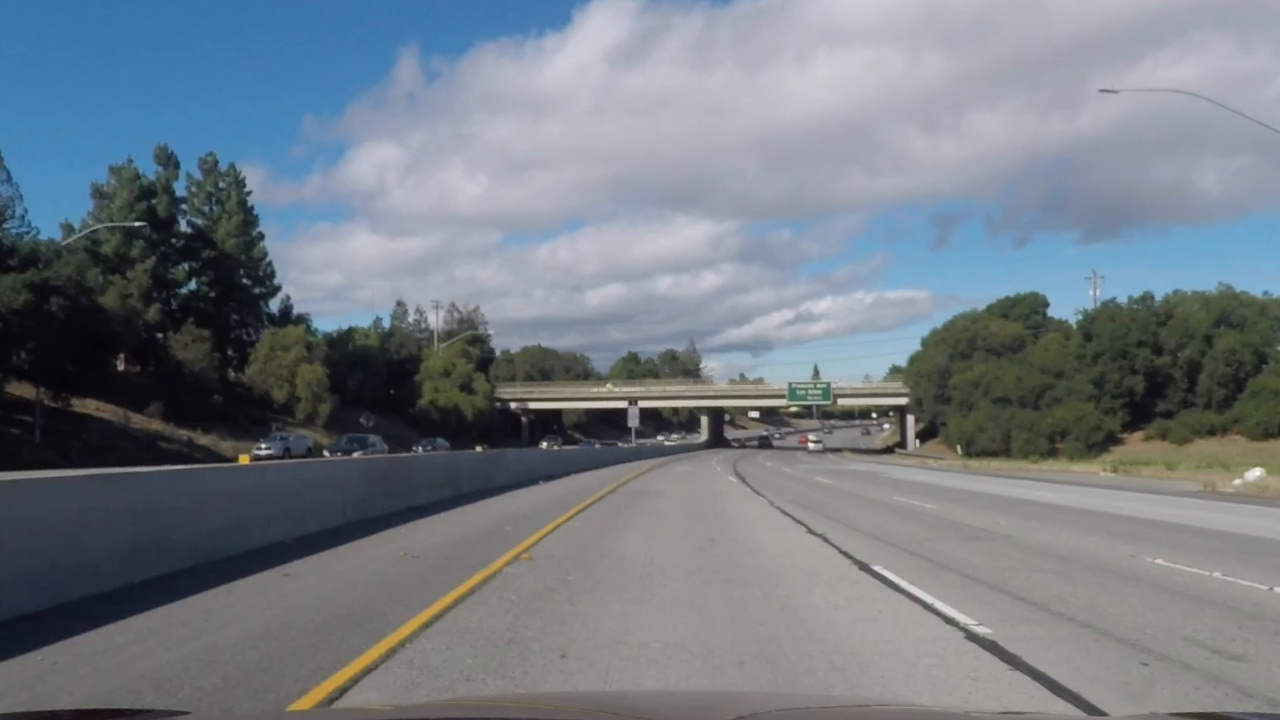
#> input picture images/frame1.jpg, 1280 x 720 px
$ python find_roi.py ../images/frame1.jpg
#> lines starting #> are read from the running program, lines starting #| are printed output that depends on the picture; after the words box and inside, x2 and y2 are one past the last pixel; in counts of white or black regions, pixels touching at a corner belong together; long printed decimals are rounded
#importing some useful packages
import matplotlib.pyplot as plt
import matplotlib.image as mpimg
import numpy as np
import cv2
import os
import sys
import math

#reading in an image
if len(sys.argv) < 2:
    filename = 'frame1.jpg'
    if not os.path.isfile(filename):
        print("Please provide an image filename on the command line")
        sys.exit()
else:
    filename = sys.argv[1]

image = mpimg.imread(filename)
#> image is the input picture: shape (720, 1280, 3); mean R, G, B 115.9, 123.8, 132.8

def p1xChanged(x):
    global p1x
    p1x = x
    redrawFiles()

def lower_y_changed(x):
    global p1y
    global p4y
    p1y = x
    p4y = x
    redrawFiles()

def p2xChanged(x):
    global p2x
    p2x = x
    redrawFiles()

def upper_y_changed(x):
    global p2y
    global p3y
    p2y = x
    p3y = x
    redrawFiles()

def p3xChanged(x):
    global p3x
    global p3x
    p3x = x
    redrawFiles()


def p4xChanged(x):
    global p4x
    p4x = x
    redrawFiles()


def region_of_interest(img, vertices):
    """
    Applies an image mask.

    Only keeps the region of the image defined by the polygon
    formed from `vertices`. The rest of the image is set to black.
    `vertices` should be a numpy array of integer points.
    """
    #defining a blank mask to start with
    mask = np.zeros_like(img)

    #defining a 3 channel or 1 channel color to fill the mask with depending on the input image
    if len(img.shape) > 2:
        channel_count = img.shape[2]  # i.e. 3 or 4 depending on your image
        ignore_mask_color = (255,) * channel_count
    else:
        ignore_mask_color = 255

    #filling pixels inside the polygon defined by "vertices" with the fill color
    cv2.fillPoly(mask, vertices, ignore_mask_color)

    #returning the image only where mask pixels are nonzero
    masked_image = cv2.bitwise_and(img, mask)
    return masked_image


def redrawFiles():
    global p1x
    global p2x
    global p3x
    global p4x
    global p1y
    global p2y
    global p3y
    global p4y
    global roi_points


    img = mpimg.imread(filename, 1)
    h, w, _ = img.shape

    points = np.array([(p1x, p1y), (p2x, p2y), (p3x, p3y), (p4x, p4y)])
    normed = points / (w, h)

    print("--------------------------")
    print("ROI_POINTS = np.array([(" + str(round(normed[0][0], 5)) + ", " + str(round(normed[0][1], 5)) + "), ("+ str(round(normed[1][0], 5)) + ", " + str(round(normed[1][1], 5)) + "), (" + str(round(normed[2][0], 5)) + ", " + str(round(normed[2][1], 5)) + "), ("+ str(round(normed[3][0], 5)) + ", " + str(round(normed[3][1], 5)) + ")])")
    print("--------------------------")

    verts = np.array([points], dtype=np.int32)
    masked = region_of_interest(img, verts)

    #out_image = weighted_img(lines, img)
    #out_image = cv2.cvtColor(out_image, cv2.COLOR_RGB2BGR)
    cv2.imshow("Original", masked)


#######################################################################################

ROI_POINTS = np.array([(0.02969, 0.93472), (0.19688, 0.60278), (0.92109, 0.60278), (1.0, 0.93472)])

# create trackbars if in interactive mode
shapefinder = cv2.imread(filename, 1)
height, width, _ = shapefinder.shape
#> height = 720; width = 1280
maxYTrackbar = int(height)
#> maxYTrackbar = 720
maxXTrackbar = int(width)
#> maxXTrackbar = 1280
points = ROI_POINTS * (width, height)

p1x = int(points[0][0])
#> p1x = 38
p1y = int(points[0][1])
#> p1y = 672
p2x = int(points[1][0])
#> p2x = 252
p2y = int(points[1][1])
#> p2y = 434
p3x = int(points[2][0])
#> p3x = 1178
p3y = int(points[2][1])
#> p3y = 434
p4x = int(points[3][0])
#> p4x = 1280
p4y = int(points[3][1])
#> p4y = 672


#
# Create a window for all the stacked originals
#
cv2.namedWindow("Original", cv2.WINDOW_NORMAL)


#
# create a single window with all the sliders
#
cv2.namedWindow('Trackbars', cv2.WINDOW_NORMAL)
cv2.resizeWindow('Trackbars', 600, 100)

cv2.createTrackbar("p1-x", 'Trackbars', p1x, maxXTrackbar, p1xChanged)
cv2.createTrackbar("lower-y", 'Trackbars', p1y, maxYTrackbar, lower_y_changed)
cv2.createTrackbar("p2-x", 'Trackbars', p2x, maxXTrackbar, p2xChanged)
cv2.createTrackbar("p3-x", 'Trackbars', p3x, maxXTrackbar, p3xChanged)
cv2.createTrackbar("upper-y", 'Trackbars', p3y, maxYTrackbar, upper_y_changed)
cv2.createTrackbar("p4-x", 'Trackbars', p4x, maxXTrackbar, p4xChanged)


redrawFiles()
#| ROI_POINTS = np.array([(0.02969, 0.9333), (0.1969, 0.6028), (0.9203, 0.6028), (1.0, 0.9333)])
#> in region_of_interest, `cv2.fillPoly(mask, vertices, ignore_mask_color)`:
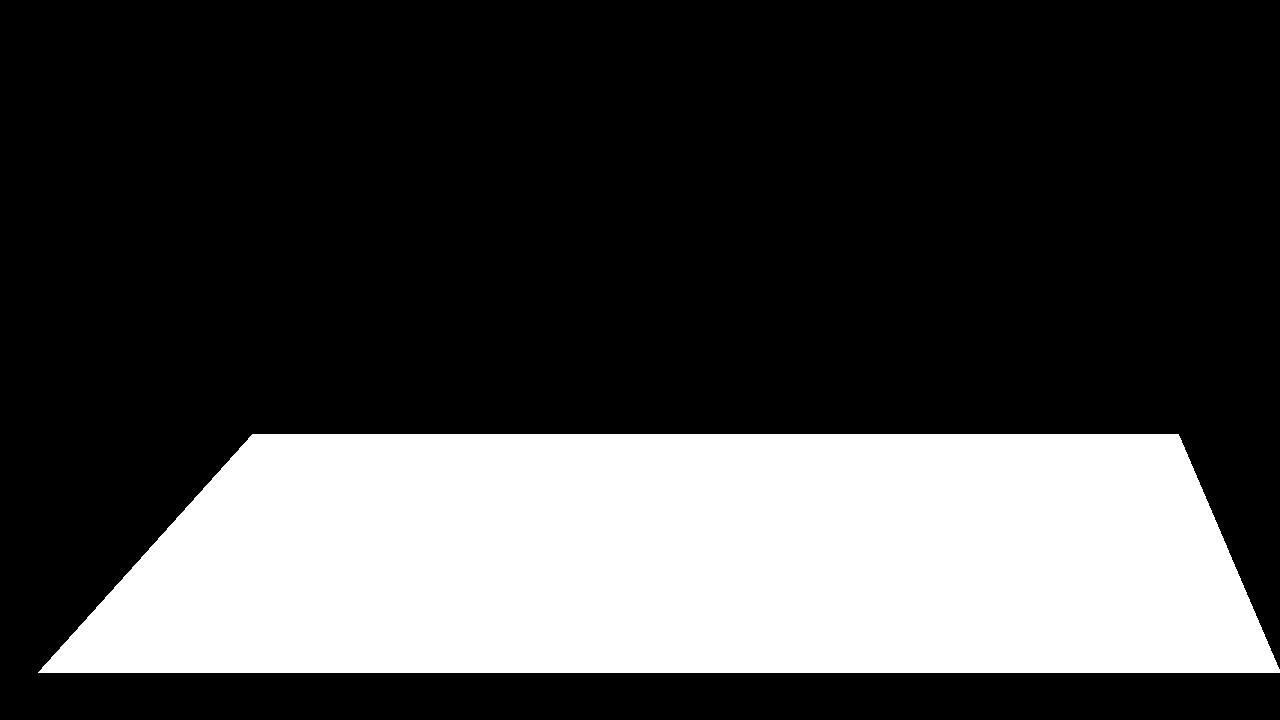
#> mask: shape (720, 1280, 3); 28.1% white; 1 white region, box (x1, y1, x2, y2) and area: (38, 434, 1280, 673) 259296
#> in region_of_interest, `masked_image = cv2.bitwise_and(img, mask)`:
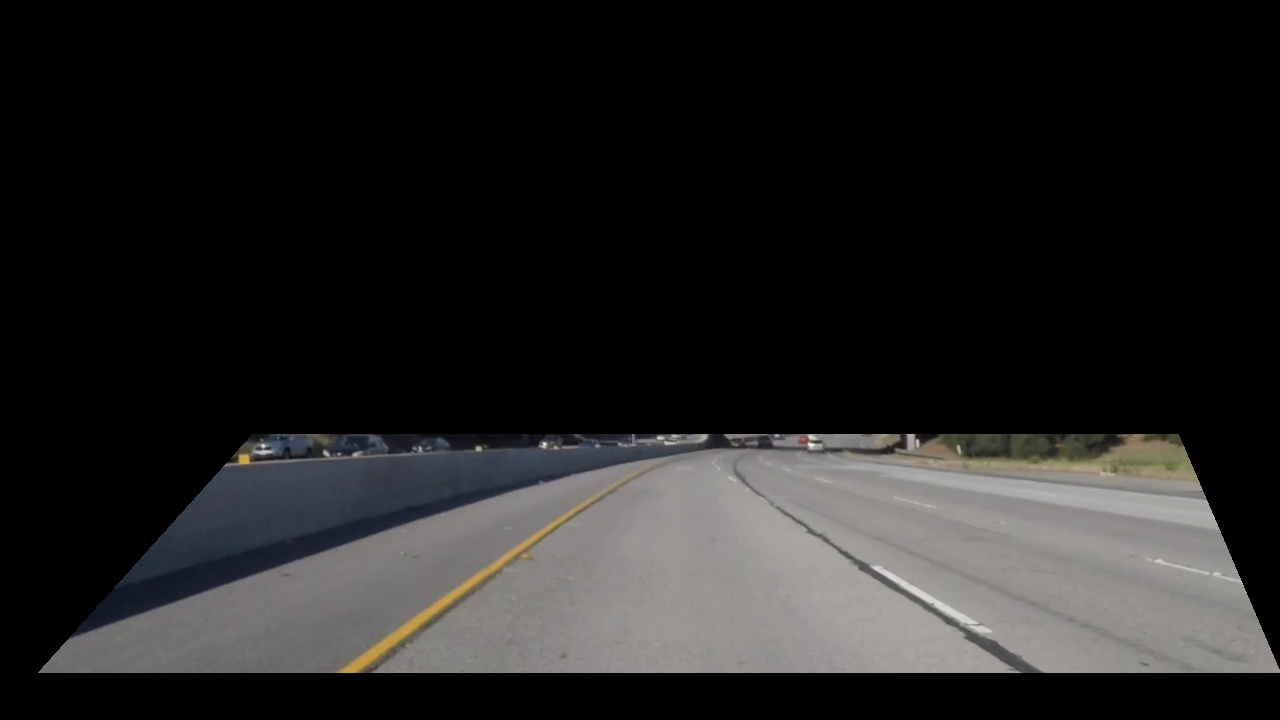
#> masked_image: shape (720, 1280, 3); mean R, G, B 35.1, 34.4, 34

while(1):
    k = cv2.waitKey(1) & 0xFF
#> (key Esc is pressed here)
    if k == 27:
        break

cv2.destroyAllWindows()

$ run again, with images/straight_lines1.jpg copied over images/frame1.jpg
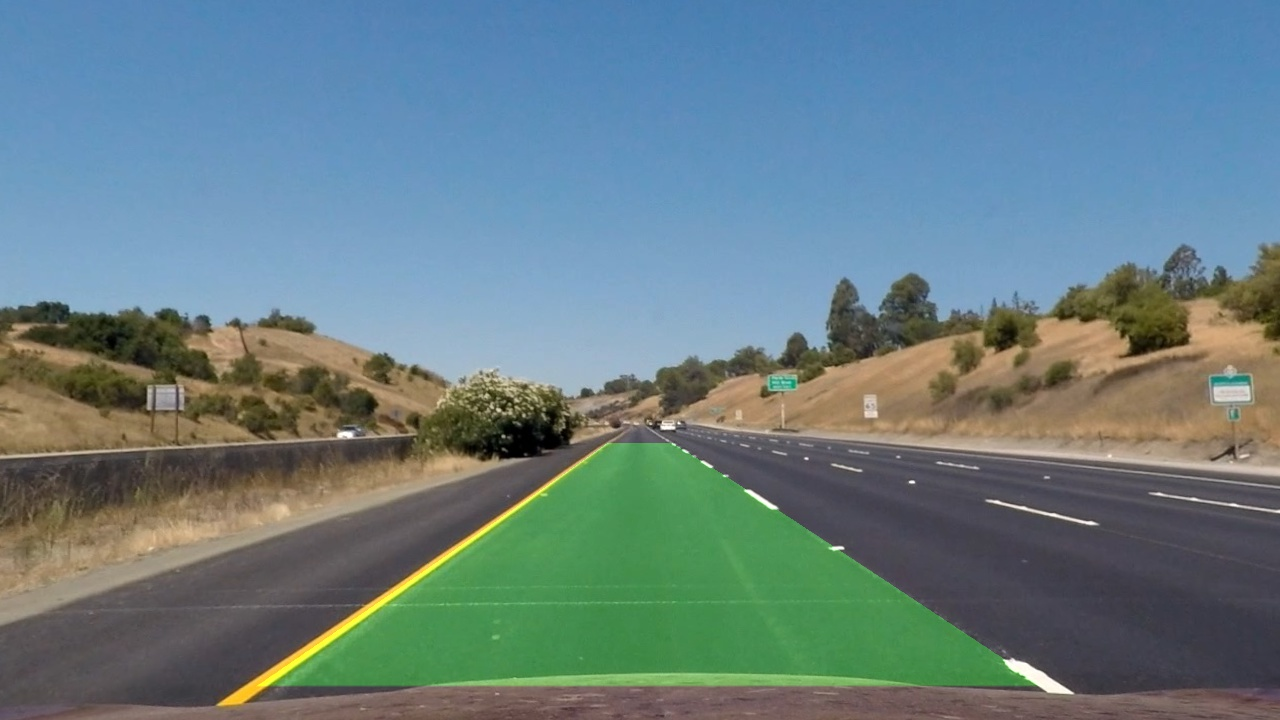
#> input picture images/straight_lines1.jpg, 1280 x 720 px
#> image is the input picture: shape (720, 1280, 3); mean R, G, B 103.6, 126.8, 131.6
#| ROI_POINTS = np.array([(0.02969, 0.9333), (0.1969, 0.6028), (0.9203, 0.6028), (1.0, 0.9333)])
#> mask: shape (720, 1280, 3); 28.1% white; 1 white region, box (x1, y1, x2, y2) and area: (38, 434, 1280, 673) 259296
#> in region_of_interest, `masked_image = cv2.bitwise_and(img, mask)`:
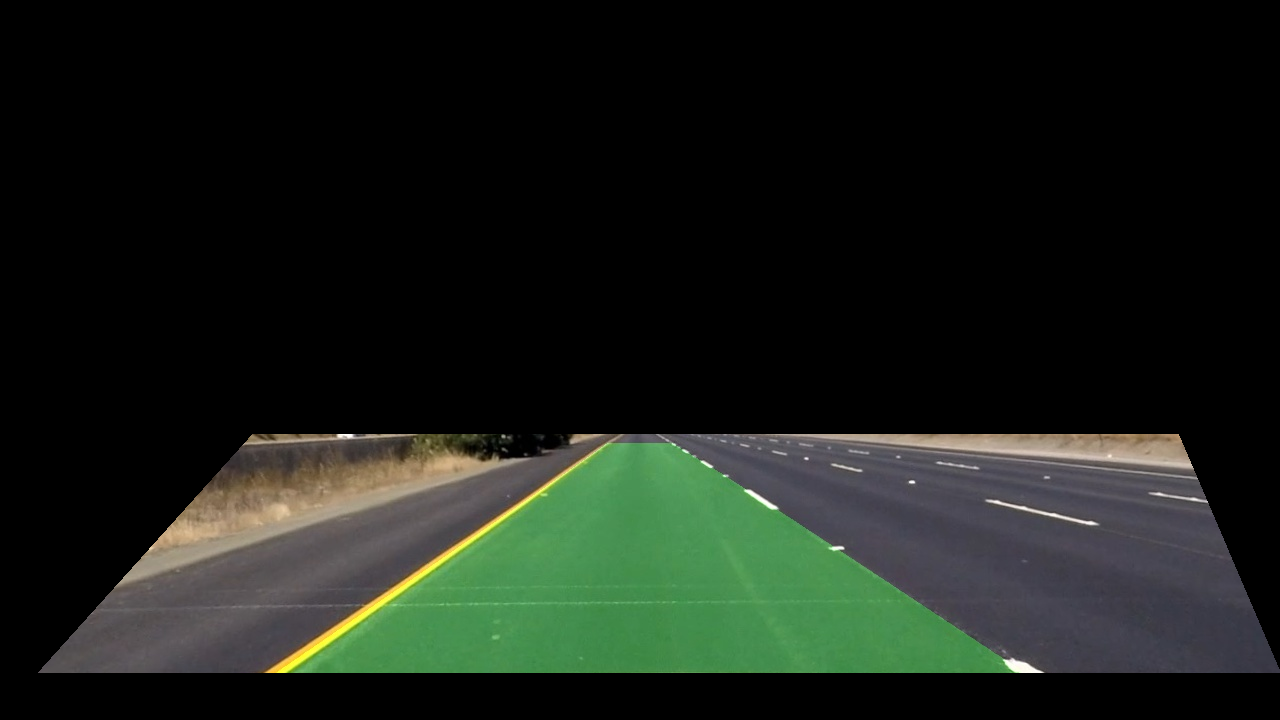
#> masked_image: shape (720, 1280, 3); mean R, G, B 24.8, 31, 23.9

$ run again, with images/straight_lines2.jpg copied over images/frame1.jpg
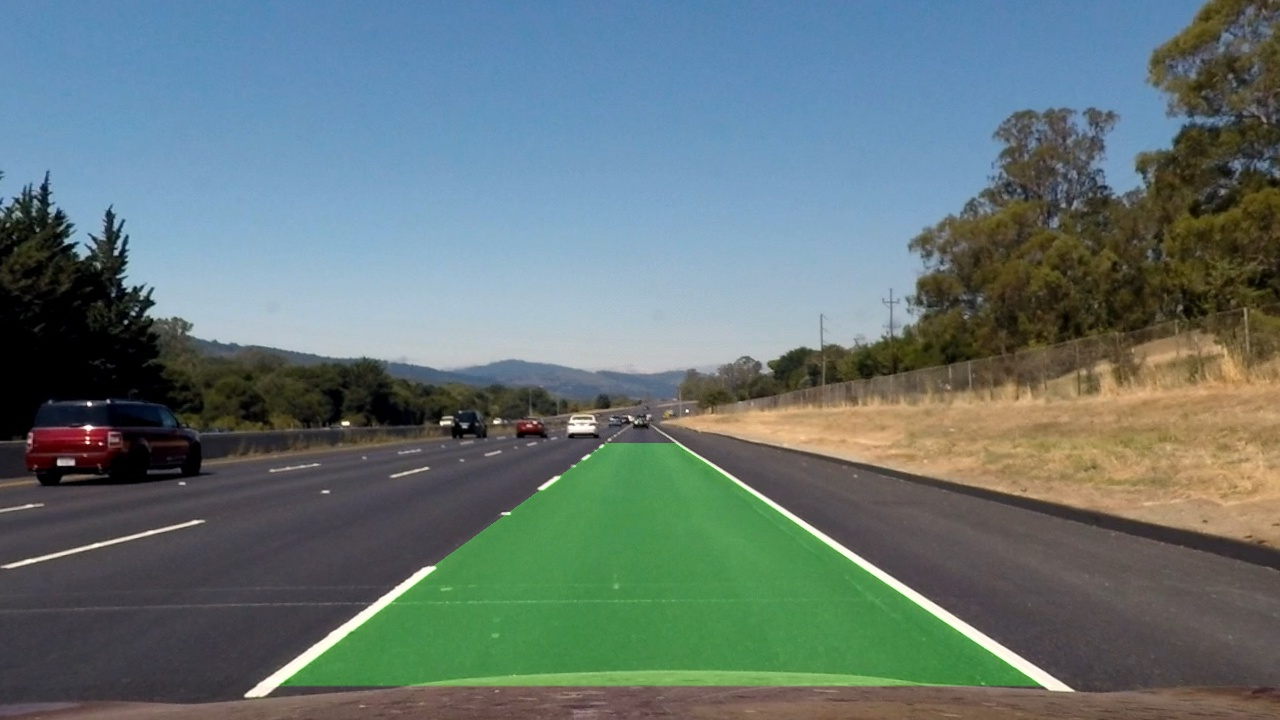
#> input picture images/straight_lines2.jpg, 1280 x 720 px
#> image is the input picture: shape (720, 1280, 3); mean R, G, B 100.4, 117.6, 116.7
#| ROI_POINTS = np.array([(0.02969, 0.9333), (0.1969, 0.6028), (0.9203, 0.6028), (1.0, 0.9333)])
#> mask: shape (720, 1280, 3); 28.1% white; 1 white region, box (x1, y1, x2, y2) and area: (38, 434, 1280, 673) 259296
#> in region_of_interest, `masked_image = cv2.bitwise_and(img, mask)`:
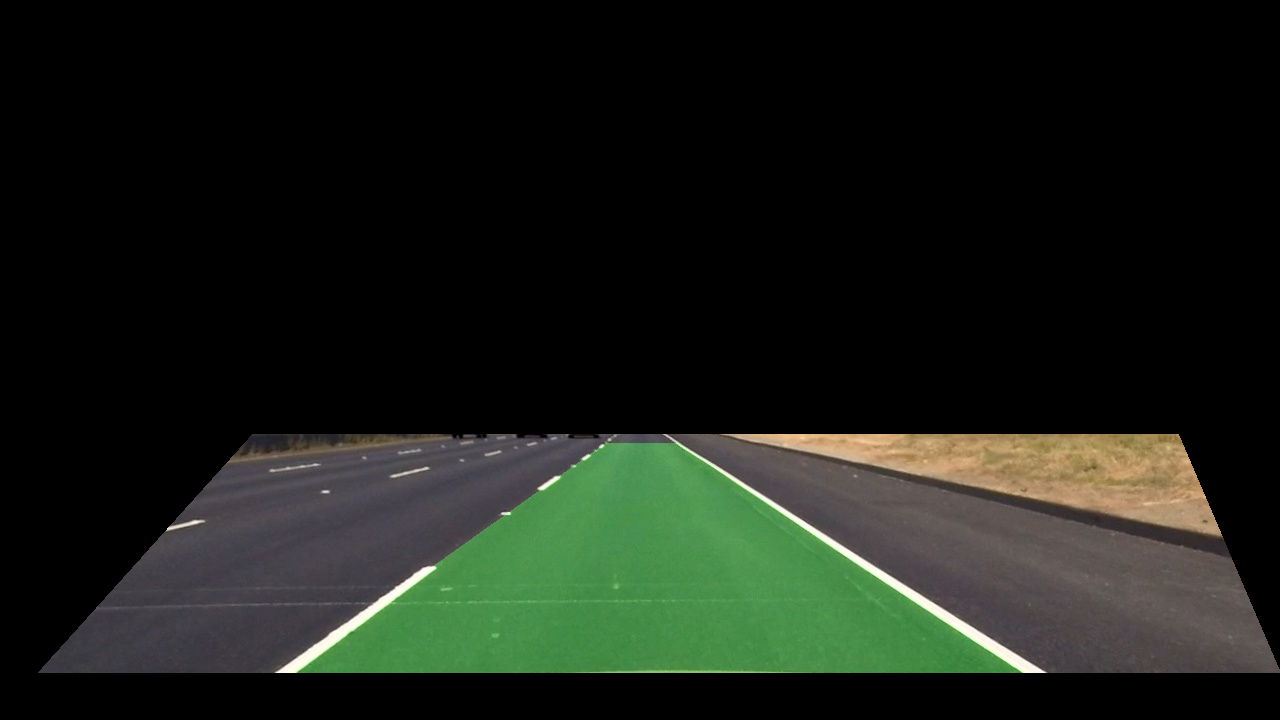
#> masked_image: shape (720, 1280, 3); mean R, G, B 25.4, 30.8, 23

$ run again, with images/test1.jpg copied over images/frame1.jpg
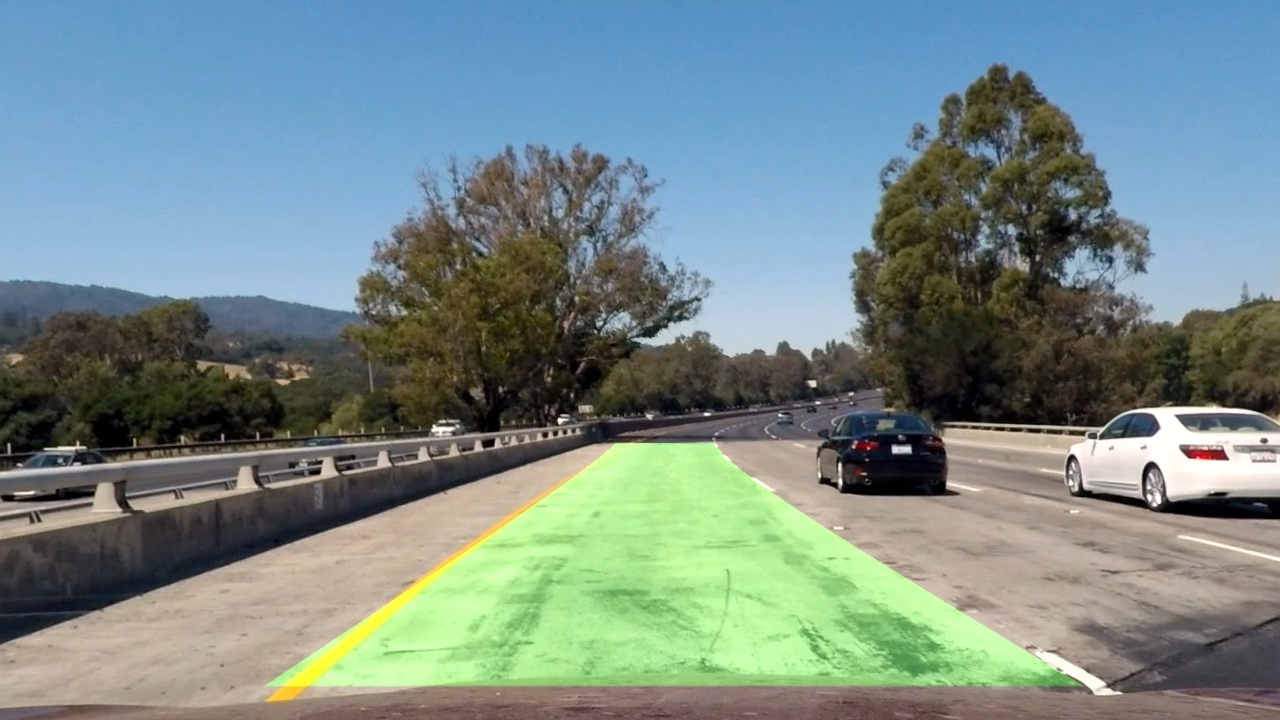
#> input picture images/test1.jpg, 1280 x 720 px
#> image is the input picture: shape (720, 1280, 3); mean R, G, B 119.3, 138.7, 136.2
#| ROI_POINTS = np.array([(0.02969, 0.9333), (0.1969, 0.6028), (0.9203, 0.6028), (1.0, 0.9333)])
#> mask: shape (720, 1280, 3); 28.1% white; 1 white region, box (x1, y1, x2, y2) and area: (38, 434, 1280, 673) 259296
#> in region_of_interest, `masked_image = cv2.bitwise_and(img, mask)`:
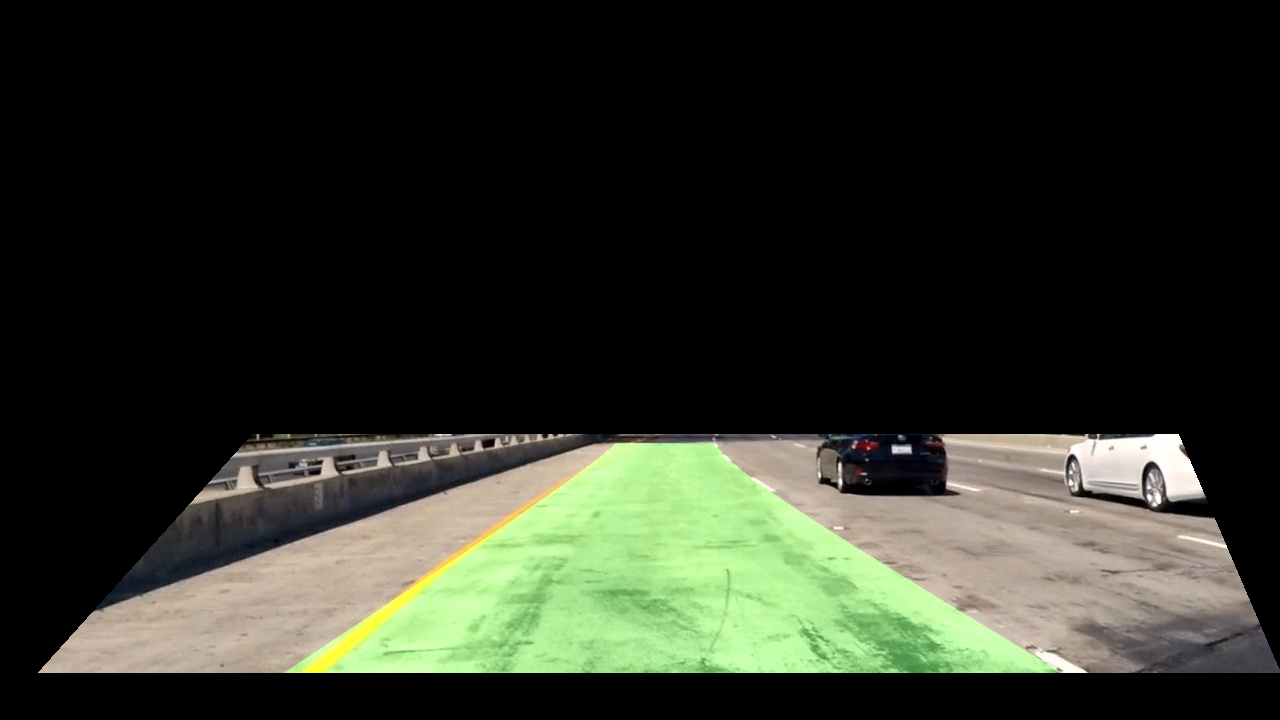
#> masked_image: shape (720, 1280, 3); mean R, G, B 45.1, 49.1, 37.9
